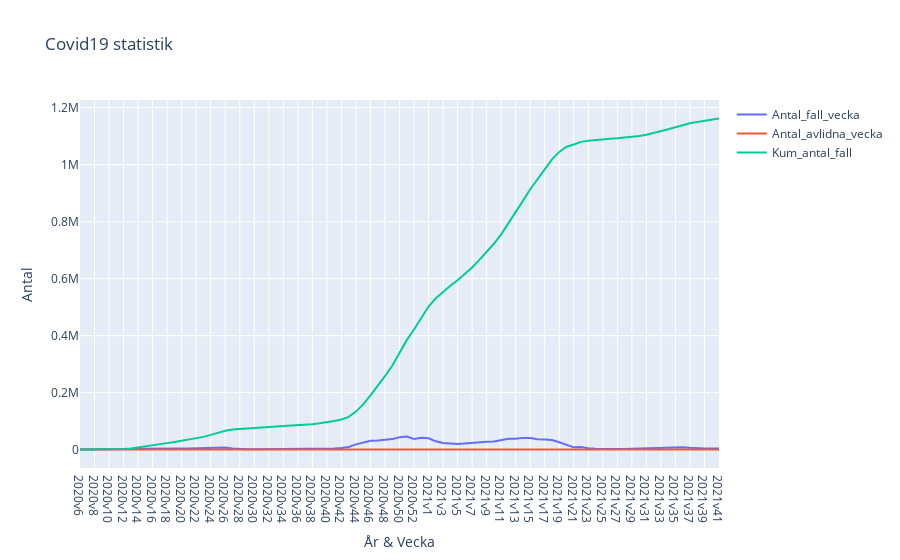

Notebook code for this chart:
### Code cell
fig = px.line(new_df1, x = "Vecka", y = ['Antal_fall_vecka', 'Antal_avlidna_vecka', 
                "Kum_antal_fall"], 
                labels = {'value': 'Antal', 'Vecka': 'År & Vecka'}, 
                title = "Covid19 statistik", 
                )
fig.update_layout(barmode = 'group',
                legend_title = None,
                hovermode = "x")
fig.update_xaxes(
    showspikes = True, 
    spikedash = "solid",
    spikemode = "across",
    spikecolor ="black",
    spikesnap = "cursor",
)          
fig.write_html("visualiseringar/2.CovidFallPlotly.html")
fig.show()

### Figure 1 — Plotly figure (JSON) as saved in the notebook; plotly's stock layout.template omitted (floating-point values rounded to 4 significant figures)
{"data": [{"hovertemplate": "variable=Antal_fall_vecka<br>År & Vecka=%{x}<br>Antal=%{y}<extra></extra>", "legendgroup": "Antal_fall_vecka", "line": {"color": "#636efa", "dash": "solid"}, "marker": {"symbol": "circle"}, "mode": "lines", "name": "Antal_fall_vecka", "orientation": "v", "showlegend": true, "type": "scatter", "x": ["2020v6", "2020v7", "2020v8", "2020v9", "2020v10", "2020v11", "2020v12", "2020v13", "2020v14", "2020v15", "2020v16", "2020v17", "2020v18", "2020v19", "2020v20", "2020v21", "2020v22", "2020v23", "2020v24", "2020v25", "2020v26", "2020v27", "2020v28", "2020v29", "2020v30", "2020v31", "2020v32", "2020v33", "2020v34", "2020v35", "2020v36", "2020v37", "2020v38", "2020v39", "2020v40", "2020v41", "2020v42", "2020v43", "2020v44", "2020v45", "2020v46", "2020v47", "2020v48", "2020v49", "2020v50", "2020v51", "2020v52", "2020v53", "2021v1", "2021v2", "2021v3", "2021v4", "2021v5", "2021v6", "2021v7", "2021v8", "2021v9", "2021v10", "2021v11", "2021v12", "2021v13", "2021v14", "2021v15", "2021v16", "2021v17", "2021v18", "2021v19", "2021v20", "2021v21", "2021v22", "2021v23", "2021v24", "2021v25", "2021v26", "2021v27", "2021v28", "2021v29", "2021v30", "2021v31", "2021v32", "2021v33", "2021v34", "2021v35", "2021v36", "2021v37", "2021v38", "2021v39", "2021v40", "2021v41"], "xaxis": "x", "y": [1, 0, 0, 13, 211, 838, 924, 1957, 3229, 3740, 3752, 4203, 3832, 4153, 3869, 3659, 4280, 6021, 7123, 7073, 7455, 4279, 2179, 1622, 1316, 1556, 2014, 2052, 1687, 1200, 1332, 1592, 2080, 2919, 3642, 4278, 5620, 9155, 18474, 25405, 31319, 31944, 35560, 36837, 43631, 46177, 37134, 41323, 39455, 28942, 23230, 20660, 19605, 21283, 23615, 26690, 27748, 28555, 33033, 37881, 38386, 41147, 41038, 36032, 35306, 33680, 25916, 18169, 7974, 9094, 4394, 2848, 1982, 1869, 1514, 1881, 2662, 3459, 4608, 5820, 6466, 6688, 7236, 7972, 6266, 4298, 4241, 4141, 4062], "yaxis": "y"}, {"hovertemplate": "variable=Antal_avlidna_vecka<br>År & Vecka=%{x}<br>Antal=%{y}<extra></extra>", "legendgroup": "Antal_avlidna_vecka", "line": {"color": "#EF553B", "dash": "solid"}, "marker": {"symbol": "circle"}, "mode": "lines", "name": "Antal_avlidna_vecka", "orientation": "v", "showlegend": true, "type": "scatter", "x": ["2020v6", "2020v7", "2020v8", "2020v9", "2020v10", "2020v11", "2020v12", "2020v13", "2020v14", "2020v15", "2020v16", "2020v17", "2020v18", "2020v19", "2020v20", "2020v21", "2020v22", "2020v23", "2020v24", "2020v25", "2020v26", "2020v27", "2020v28", "2020v29", "2020v30", "2020v31", "2020v32", "2020v33", "2020v34", "2020v35", "2020v36", "2020v37", "2020v38", "2020v39", "2020v40", "2020v41", "2020v42", "2020v43", "2020v44", "2020v45", "2020v46", "2020v47", "2020v48", "2020v49", "2020v50", "2020v51", "2020v52", "2020v53", "2021v1", "2021v2", "2021v3", "2021v4", "2021v5", "2021v6", "2021v7", "2021v8", "2021v9", "2021v10", "2021v11", "2021v12", "2021v13", "2021v14", "2021v15", "2021v16", "2021v17", "2021v18", "2021v19", "2021v20", "2021v21", "2021v22", "2021v23", "2021v24", "2021v25", "2021v26", "2021v27", "2021v28", "2021v29", "2021v30", "2021v31", "2021v32", "2021v33", "2021v34", "2021v35", "2021v36", "2021v37", "2021v38", "2021v39", "2021v40", "2021v41"], "xaxis": "x", "y": [0, 0, 0, 0, 0, 5, 44, 190, 451, 664, 657, 546, 543, 509, 380, 360, 272, 246, 234, 200, 138, 98, 84, 57, 30, 18, 18, 16, 19, 10, 12, 13, 12, 11, 17, 22, 16, 43, 82, 157, 235, 332, 417, 476, 501, 645, 643, 663, 644, 598, 513, 389, 269, 205, 171, 146, 128, 140, 127, 125, 141, 133, 140, 131, 114, 105, 111, 69, 47, 39, 22, 17, 9, 8, 3, 2, 3, 3, 7, 6, 9, 20, 26, 49, 52, 40, 37, 42, 18], "yaxis": "y"}, {"hovertemplate": "variable=Kum_antal_fall<br>År & Vecka=%{x}<br>Antal=%{y}<extra></extra>", "legendgroup": "Kum_antal_fall", "line": {"color": "#00cc96", "dash": "solid"}, "marker": {"symbol": "circle"}, "mode": "lines", "name": "Kum_antal_fall", "orientation": "v", "showlegend": true, "type": "scatter", "x": ["2020v6", "2020v7", "2020v8", "2020v9", "2020v10", "2020v11", "2020v12", "2020v13", "2020v14", "2020v15", "2020v16", "2020v17", "2020v18", "2020v19", "2020v20", "2020v21", "2020v22", "2020v23", "2020v24", "2020v25", "2020v26", "2020v27", "2020v28", "2020v29", "2020v30", "2020v31", "2020v32", "2020v33", "2020v34", "2020v35", "2020v36", "2020v37", "2020v38", "2020v39", "2020v40", "2020v41", "2020v42", "2020v43", "2020v44", "2020v45", "2020v46", "2020v47", "2020v48", "2020v49", "2020v50", "2020v51", "2020v52", "2020v53", "2021v1", "2021v2", "2021v3", "2021v4", "2021v5", "2021v6", "2021v7", "2021v8", "2021v9", "2021v10", "2021v11", "2021v12", "2021v13", "2021v14", "2021v15", "2021v16", "2021v17", "2021v18", "2021v19", "2021v20", "2021v21", "2021v22", "2021v23", "2021v24", "2021v25", "2021v26", "2021v27", "2021v28", "2021v29", "2021v30", "2021v31", "2021v32", "2021v33", "2021v34", "2021v35", "2021v36", "2021v37", "2021v38", "2021v39", "2021v40", "2021v41"], "xaxis": "x", "y": [1, 1, 1, 14, 225, 1063, 1987, 3944, 7173, 10913, 14665, 18868, 22700, 26853, 30722, 34381, 38661, 44682, 51805, 58878, 66333, 70612, 72791, 74413, 75729, 77285, 79299, 81351, 83038, 84238, 85570, 87162, 89242, 92161, 95803, 100081, 105701, 114856, 133330, 158735, 190054, 221998, 257558, 294395, 338026, 384203, 421337, 462660, 502115, 531057, 554287, 574947, 594552, 615835, 639450, 666140, 693888, 722443, 755476, 793357, 831743, 872890, 913928, 949960, 985266, 1018946, 1044862, 1063031, 1071005, 1080099, 1084493, 1087341, 1089323, 1091192, 1092706, 1094587, 1097249, 1100708, 1105316, 1111136, 1117602, 1124290, 1131526, 1139498, 1145764, 1150062, 1154303, 1158444, 1162506], "yaxis": "y"}], "layout": {"barmode": "group", "hovermode": "x", "legend": {"title": {}, "tracegroupgap": 0}, "title": {"text": "Covid19 statistik"}, "xaxis": {"anchor": "y", "domain": [0, 1], "showspikes": true, "spikecolor": "black", "spikedash": "solid", "spikemode": "across", "spikesnap": "cursor", "title": {"text": "År & Vecka"}}, "yaxis": {"anchor": "x", "domain": [0, 1], "title": {"text": "Antal"}}}}
